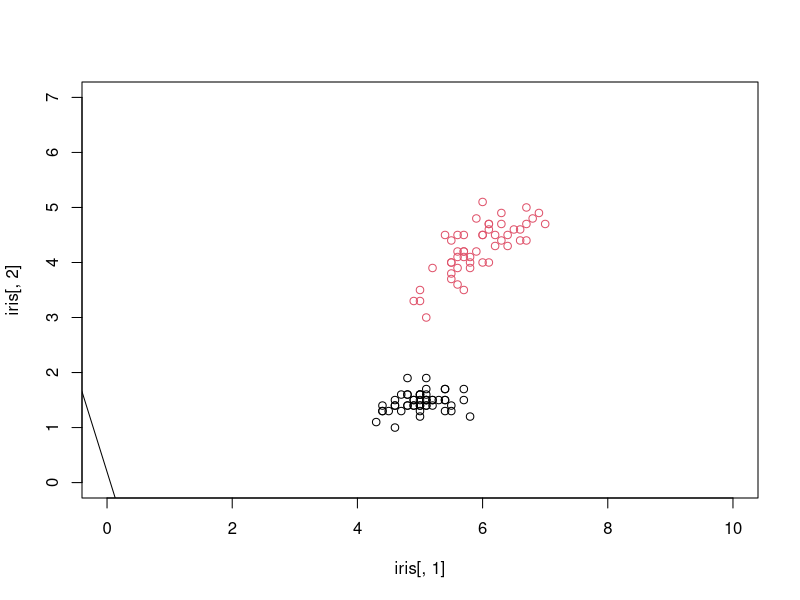
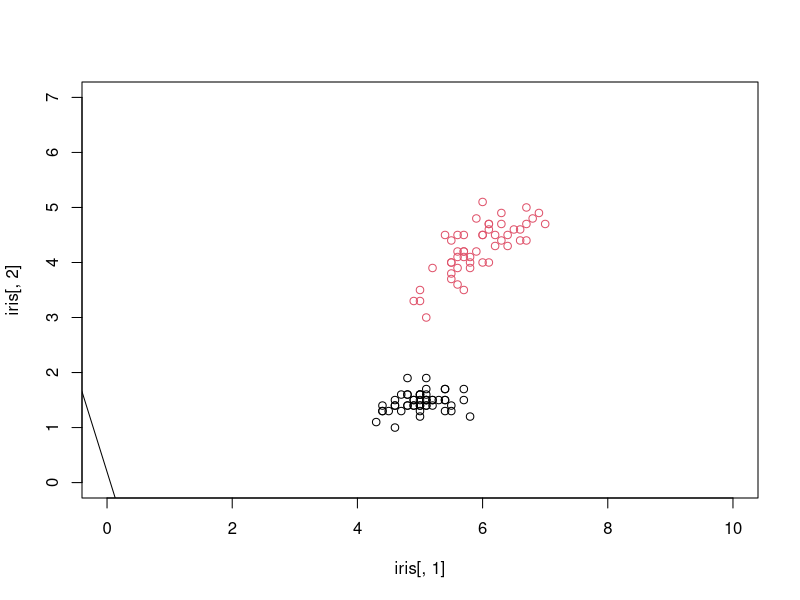
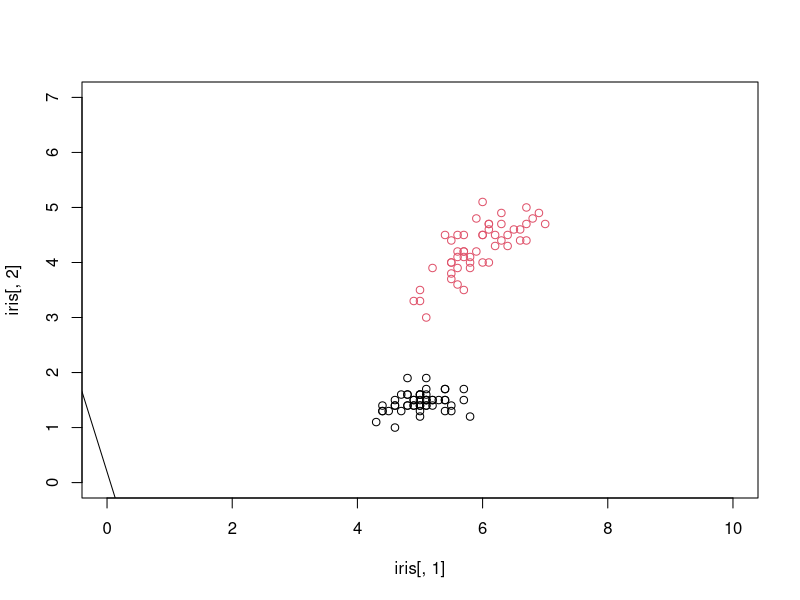
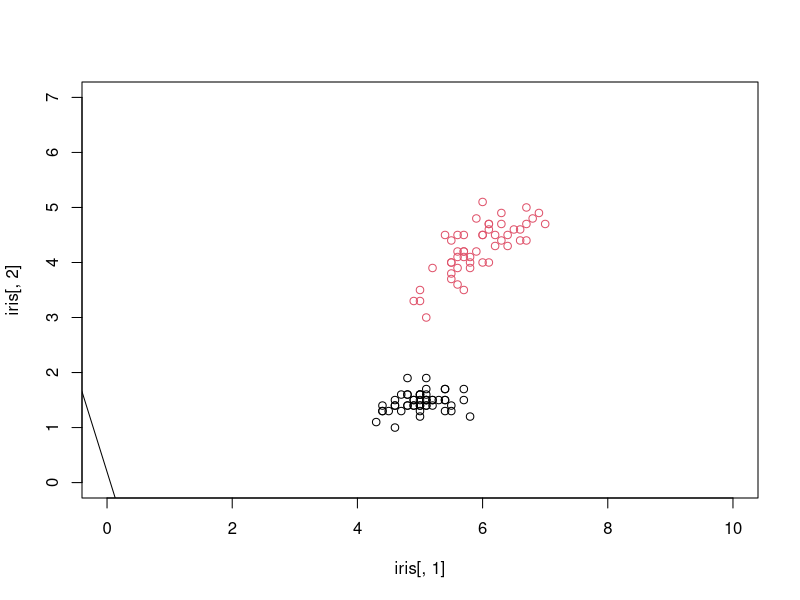
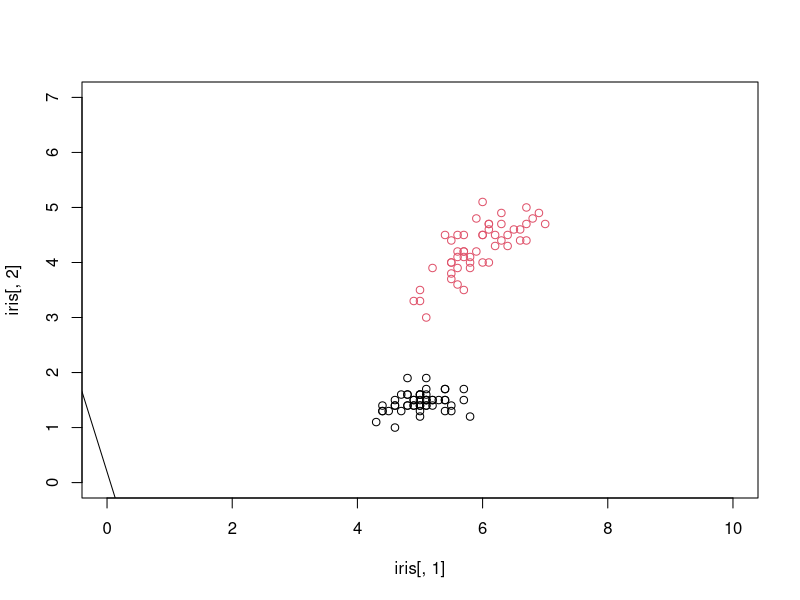
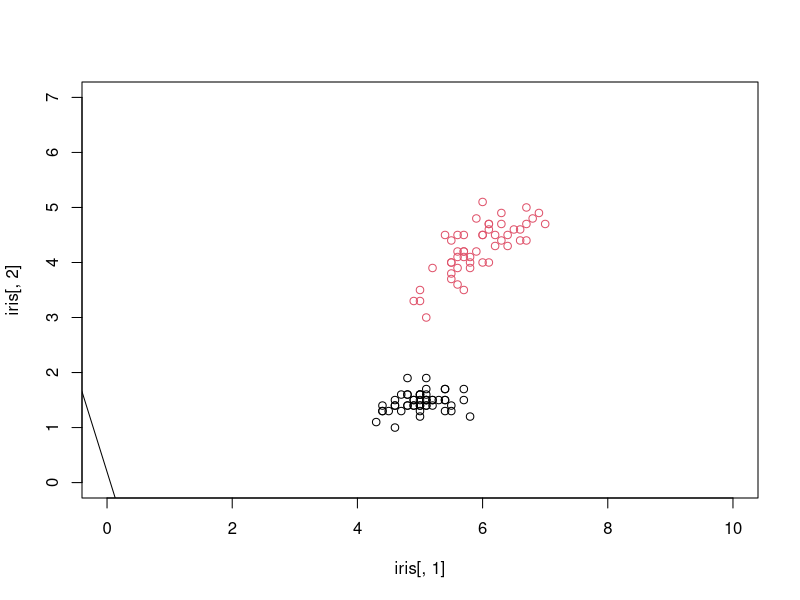
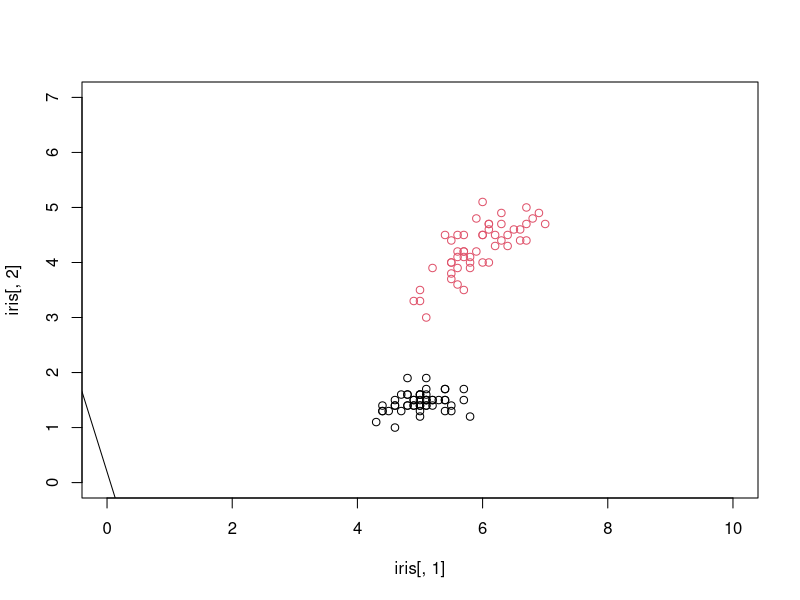
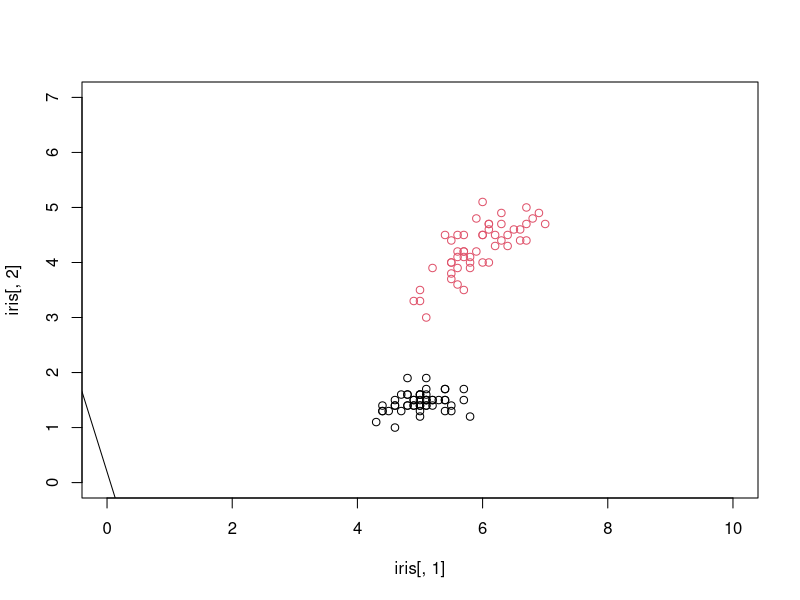

Recreate these plots in R, in order. (Note: a time limit stopped this script after it produced the figures.)
perceptron = function(x, y, eta, epochs, viz = FALSE) {

    theta = numeric(ncol(x) + 1)

    for (i in seq_len(epochs)) {
        for (n in seq_along(y)) {
            z = sum(theta[-1] * x[n, ]) + theta[1]
            ypred = sign(z)
            delta = eta * (y[n] - ypred) * c(theta0 = 1, unlist(x[n, ]))
            theta = theta + delta

            if(viz) {
             plot(iris[,1], iris[,2], col = iris[,3], xlim = c(0, 10), ylim = c(0, 7))
             abline(theta[1] / theta[2], -1 * theta[2] / theta[3])
             Sys.sleep(0.1)
            }
        }
    }
    return(theta)
}

iris = iris[1:100, c(1, 3, 5)]
colnames(iris) = c("sepal", "petal", "species")
head(iris)

x = iris[,-3]
y = ifelse(iris$species == "setosa", 1, -1)
pars = perceptron(x, y, 1, 10, viz = TRUE)

plot(iris[,1], iris[,2], col = iris[,3])
 abline(pars[1] / pars[2], -1 * pars[2] / pars[3])
